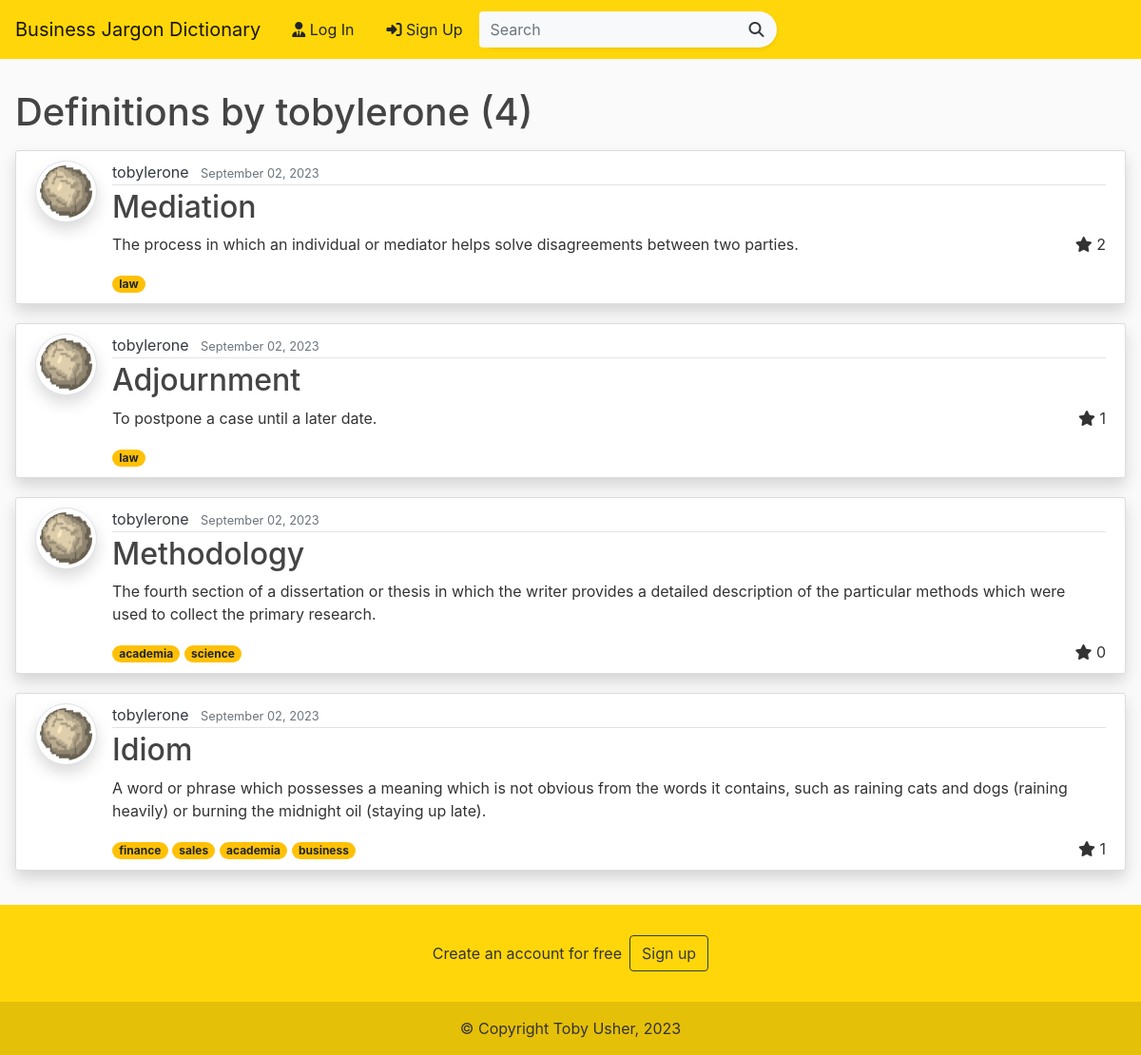
Screenshot of /user/tobylerone with the database file from the repository.
### blog/models.py (models this page shows, shortened)
class Definition(models.Model):
	phrase = models.CharField(max_length=100)
	description = models.TextField()
	date_posted = models.DateTimeField(default=timezone.now)
	author = models.ForeignKey(User, on_delete=models.CASCADE)
	likes = models.ManyToManyField(User, related_name='definitions')
	categories = models.ManyToManyField(Category, related_name='definitions')
	def total_likes(self):
		return self.likes.count()
	"""
	def clean(self):

		if self.categories.count() > 5:

			# Validation errors passed back to the form and displayed automatically for children
			# of CreateView and UpdateView
			raise ValidationError(
				"A definition can belong to at most five categories"
				)
	"""

class Category(models.Model):
	name = models.CharField(max_length=100)

### users/models.py (models this page shows, shortened)
class Profile(models.Model):
    user = models.OneToOneField(User, on_delete=models.CASCADE)
    image = models.ImageField(default='default.png', upload_to='profile_pics')

### blog/views.py (the view)
# urls.py: path('user/<str:username>', UserDefinitionListView.as_view(), name='user-definitions'),
class UserDefinitionListView(ListView):
    model = Definition
    template_name = 'blog/user_definitions.html'  # <app>/<model>_<viewtype>.html
    context_object_name = 'definitions'
    paginate_by = constants.DEFINITIONS_PER_PAGE
    def get_queryset(self):
        user = get_object_or_404(User, username=self.kwargs.get('username'))
        return Definition.objects.filter(author=user).order_by('-date_posted')

### blog/templates/blog/user_definitions.html
{% extends "blog/base.html" %}
{% block content %}
  <div>
    <h1 class="mt-3 mb-3">Definitions by {{ view.kwargs.username }} ({{ page_obj.paginator.count }})</h1>
    {% include 'blog/definition_list.html' %}
  </div>
{% endblock content %}

### blog/templates/blog/definition_list.html (shortened to what this page needs)
{% for definition in definitions %}
  <article class="media content-section shadow mt-3">
    <a href="{{ definition.author.profile.image.url }} " target="_blank"> <img src="{{ definition.author.profile.image.url }}  " alt="" class="article-img rounded-circle img-thumbnail img-fluid shadow"></a>
    <div class="media-body">
      <div class="article-metadata">
        <a class="mr-2 text-dark" href="{% url 'user-definitions' definition.author.username %}">{{ definition.author }}</a>
        <small class="text-muted">{{ definition.date_posted|date:"F d, Y" }}</small>
      </div>
      <h2><a class="article-title" href="{% url 'definition-detail' definition.id %}">{{ definition.phrase }}</a></h2>
      <p class="article-content mr-3">{{ definition.description }}</p>
      {% if user.is_authenticated %}
        {% if definition.author != user %}
        <form class="like-form float-right" action="{% url 'definition-like' definition.pk %}" method="POST">
          {% csrf_token %}
          <input type="hidden" name="definition_id" value="{{ definition.id }}">
          {% if user in definition.likes.all %}
          <button type="submit" class="btn btn-warning btn-d">
            <i class="fas fa-star"></i>
              <span class="like-count">{{ definition.total_likes }}</span>
          </button>
          {% else %}
          <button type="submit" class="btn btn-outline-dark btn-d">
          <i class="fas fa-star"></i>
            <span class="like-count">{{ definition.total_likes }}</span>
          </button>
          {% endif %}
        </form>
        {% endif %}
      {% else %}
      <span class="float-right">
        <i class="fas fa-star"></i>
          <span class="like-count">{{ definition.total_likes }}</span>
      </span>
      {% endif %}
      <div>
        {% for category in definition.categories.all %}
          <a href="{% url 'category' category.name %}" class="badge badge-warning badge-pill">{{ category.name }}</a>
        {% endfor %}
      </div>
    </div>
  </article>
{% empty %}
  <article class="media content-section shadow mt-3">
    <h3 class="mb-3 mt-1">No definitions to show!</h3>
  </article>
{% endfor %}

### blog/static/blog/main.css (style rules this page uses)
body { background: #fafafa; color: #333333; margin-top: 0; position: relative; min-height: 100vh; display: flex; flex-direction: column; }
h1, h2, h3, h4, h5, h6 { color: #444444; }
.content-section { background: #ffffff; padding: 10px 20px; border: 1px solid #dddddd; border-radius: 3px; margin-bottom: 20px; }
.article-title { color: #444444; }
.article-content { white-space: pre-line; }
.article-img { height: 65px; width: 65px; margin-right: 16px; }
.article-metadata { padding-bottom: 1px; margin-bottom: 4px; border-bottom: 1px solid #e3e3e3 }
.article-content { display: inline-block; }

### rows the page displays
Definition: author.profile.image (picture), author "tobylerone", date_posted "September 02, 2023", phrase "Mediation", description "The process in which an individual or mediator helps solve disagreements between two parties.", total_likes "2"
Category: name "law"
Definition: author.profile.image (picture), author "tobylerone", date_posted "September 02, 2023", phrase "Adjournment", description "To postpone a case until a later date.", total_likes "1"
Definition: author.profile.image (picture), author "tobylerone", date_posted "September 02, 2023", phrase "Methodology", description "The fourth section of a dissertation or thesis in which the writer provides a detailed description of the particular methods which were used to collect the primary research.", total_likes "0"
Category: name "academia"
Category: name "science"
Definition: author.profile.image (picture), author "tobylerone", date_posted "September 02, 2023", phrase "Idiom", description "A word or phrase which possesses a meaning which is not obvious from the words it contains, such as raining cats and dogs (raining heavily) or burning the midnight oil (staying up late).", total_likes "1"
Category: name "finance"
Category: name "sales"
Category: name "business"

### other values shown
{{ view.kwargs.username }} "tobylerone"
{{ page_obj.paginator.count }} "4"
